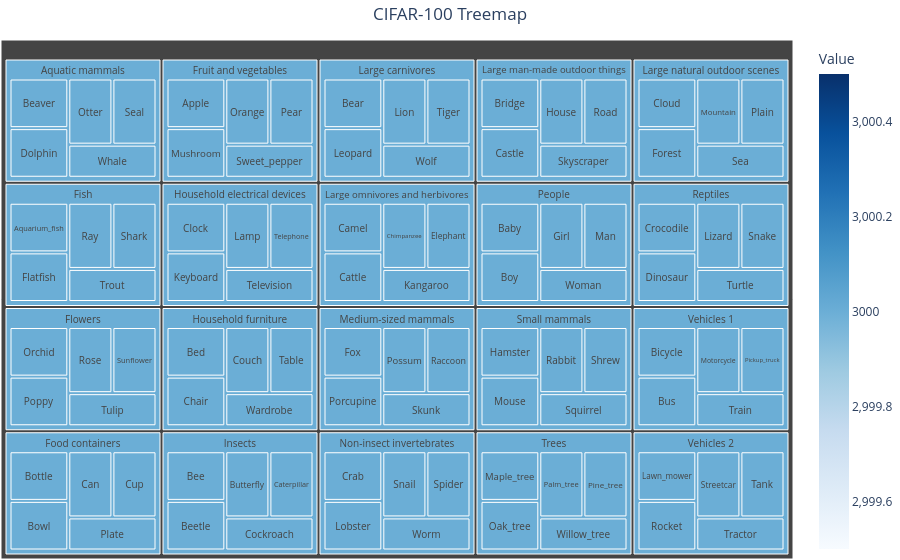

The cell this chart's notebook holds for it:
### Markdown cell above
<a id="section-2"></a>
### **Section 2: Visualizing CIFAR-100 Classes and Subclasses (3 points)**

In this section, you will implement a function to visualize the CIFAR-100 dataset, including **all** superclasses and their corresponding subclasses. Your implementation should provide a clear and organized overview of the dataset's diversity.

You add the figure(s) to appendix of your report and refer to it in the main text.

### Code cell
def visualize_treemap(superclasses, train_set, test_set):
    # Create a mapping from class index to superclass
    superclass_to_indices = {
        superclass: [classes.index(subclass) for subclass in subclasses]
        for superclass, subclasses in superclasses.items()
    }

    # Count the number of samples in each superclass
    train_superclass_counts = defaultdict(int)
    test_superclass_counts = defaultdict(int)

    # Count samples in the training set
    for _, label in train_set:
        for superclass, indices in superclass_to_indices.items():
            if label in indices:
                train_superclass_counts[superclass] += 1
                break

    # Count samples in the test set
    for _, label in test_set:
        for superclass, indices in superclass_to_indices.items():
            if label in indices:
                test_superclass_counts[superclass] += 1
                break

    # Prepare data for the treemap
    data = {
        'Superclass': [],
        'Subclass': [],
        'Value': [],  # Add a value column for size
        'Test Count': [],  # Add a column for test count
        'Train Count': [],  # Add a column for train count
    }

    for superclass, subclasses in superclasses.items():
        total_count = train_superclass_counts[superclass] + test_superclass_counts[superclass]
        for subclass in subclasses:
            data['Superclass'].append(superclass.capitalize())
            data['Subclass'].append(subclass.capitalize())
            data['Value'].append(total_count)  # Assign the total count as the value for each subclass
            data['Test Count'].append(test_superclass_counts[superclass])
            data['Train Count'].append(train_superclass_counts[superclass])

    # Create a DataFrame
    df = pd.DataFrame(data)

    # Create a treemap
    fig = px.treemap(df,
                     path=['Superclass', 'Subclass'],  # Define the hierarchy
                     values='Value',  # Use 'Value' for size
                     title='CIFAR-100 Treemap',
                     color='Value',  # Use 'Value' for color coding
                     color_continuous_scale='Blues',  # Change color scale if desired
                     hover_data=['Train Count', 'Test Count'],
                     )  # Add test and train counts to hover data

    # Update the layout
    fig.update_layout(margin=dict(t=40, l=1, r=1, b=1))

    # Center the title
    fig.update_layout(title_x=0.5)

    # Increase the size of the map
    fig.update_traces(textposition='middle center', textfont_size=10)

    # Show the treemap
    fig.show()

# Call the function to visualize the dataset structure
visualize_treemap(superclasses, train_set, test_set)

### Figure 1 — Plotly figure (JSON) as saved in the notebook; plotly's stock layout.template omitted (floating-point values rounded to 4 significant figures; data arrays with more than 128 entries replaced by an {"elided": "..."} marker saying what was removed)
{"data": [{"branchvalues": "total", "customdata": {"elided": "120x3 int values"}, "domain": {"x": [0, 1], "y": [0, 1]}, "hovertemplate": "labels=%{label}<br>Value_sum=%{value}<br>parent=%{parent}<br>id=%{id}<br>Train Count=%{customdata[0]}<br>Test Count=%{customdata[1]}<br>Value=%{color}<extra></extra>", "ids": ["Fruit and vegetables/Apple", "Fish/Aquarium_fish", "People/Baby", "Large carnivores/Bear", "Aquatic mammals/Beaver", "Household furniture/Bed", "Insects/Bee", "Insects/Beetle", "Vehicles 1/Bicycle", "Food containers/Bottle", "Food containers/Bowl", "People/Boy", "Large man-made outdoor things/Bridge", "Vehicles 1/Bus", "Insects/Butterfly", "Large omnivores and herbivores/Camel", "Food containers/Can", "Large man-made outdoor things/Castle", "Insects/Caterpillar", "Large omnivores and herbivores/Cattle", "Household furniture/Chair", "Large omnivores and herbivores/Chimpanzee", "Household electrical devices/Clock", "Large natural outdoor scenes/Cloud", "Insects/Cockroach", "Household furniture/Couch", "Non-insect invertebrates/Crab", "Reptiles/Crocodile", "Food containers/Cup", "Reptiles/Dinosaur", "Aquatic mammals/Dolphin", "Large omnivores and herbivores/Elephant", "Fish/Flatfish", "Large natural outdoor scenes/Forest", "Medium-sized mammals/Fox", "People/Girl", "Small mammals/Hamster", "Large man-made outdoor things/House", "Large omnivores and herbivores/Kangaroo", "Household electrical devices/Keyboard", "Household electrical devices/Lamp", "Vehicles 2/Lawn_mower", "Large carnivores/Leopard", "Large carnivores/Lion", "Reptiles/Lizard", "Non-insect invertebrates/Lobster", "People/Man", "Trees/Maple_tree", "Vehicles 1/Motorcycle", "Large natural outdoor scenes/Mountain", "Small mammals/Mouse", "Fruit and vegetables/Mushroom", "Trees/Oak_tree", "Fruit and vegetables/Orange", "Flowers/Orchid", "Aquatic mammals/Otter", "Trees/Palm_tree", "Fruit and vegetables/Pear", "Vehicles 1/Pickup_truck", "Trees/Pine_tree", "Large natural outdoor scenes/Plain", "Food containers/Plate", "Flowers/Poppy", "Medium-sized mammals/Porcupine", "Medium-sized mammals/Possum", "Small mammals/Rabbit", "Medium-sized mammals/Raccoon", "Fish/Ray", "Large man-made outdoor things/Road", "Vehicles 2/Rocket", "Flowers/Rose", "Large natural outdoor scenes/Sea", "Aquatic mammals/Seal", "Fish/Shark", "Small mammals/Shrew", "Medium-sized mammals/Skunk", "Large man-made outdoor things/Skyscraper", "Non-insect invertebrates/Snail", "Reptiles/Snake", "Non-insect invertebrates/Spider", "Small mammals/Squirrel", "Vehicles 2/Streetcar", "Flowers/Sunflower", "Fruit and vegetables/Sweet_pepper", "Household furniture/Table", "Vehicles 2/Tank", "Household electrical devices/Telephone", "Household electrical devices/Television", "Large carnivores/Tiger", "Vehicles 2/Tractor", "Vehicles 1/Train", "Fish/Trout", "Flowers/Tulip", "Reptiles/Turtle", "Household furniture/Wardrobe", "Aquatic mammals/Whale", "Trees/Willow_tree", "Large carnivores/Wolf", "People/Woman", "Non-insect invertebrates/Worm", "Aquatic mammals", "Fish", "Flowers", "Food containers", "Fruit and vegetables", "Household electrical devices", "Household furniture", "Insects", "Large carnivores", "Large man-made outdoor things", "Large natural outdoor scenes", "Large omnivores and herbivores", "Medium-sized mammals", "Non-insect invertebrates", "People", "Reptiles", "Small mammals", "Trees", "Vehicles 1", "Vehicles 2"], "labels": ["Apple", "Aquarium_fish", "Baby", "Bear", "Beaver", "Bed", "Bee", "Beetle", "Bicycle", "Bottle", "Bowl", "Boy", "Bridge", "Bus", "Butterfly", "Camel", "Can", "Castle", "Caterpillar", "Cattle", "Chair", "Chimpanzee", "Clock", "Cloud", "Cockroach", "Couch", "Crab", "Crocodile", "Cup", "Dinosaur", "Dolphin", "Elephant", "Flatfish", "Forest", "Fox", "Girl", "Hamster", "House", "Kangaroo", "Keyboard", "Lamp", "Lawn_mower", "Leopard", "Lion", "Lizard", "Lobster", "Man", "Maple_tree", "Motorcycle", "Mountain", "Mouse", "Mushroom", "Oak_tree", "Orange", "Orchid", "Otter", "Palm_tree", "Pear", "Pickup_truck", "Pine_tree", "Plain", "Plate", "Poppy", "Porcupine", "Possum", "Rabbit", "Raccoon", "Ray", "Road", "Rocket", "Rose", "Sea", "Seal", "Shark", "Shrew", "Skunk", "Skyscraper", "Snail", "Snake", "Spider", "Squirrel", "Streetcar", "Sunflower", "Sweet_pepper", "Table", "Tank", "Telephone", "Television", "Tiger", "Tractor", "Train", "Trout", "Tulip", "Turtle", "Wardrobe", "Whale", "Willow_tree", "Wolf", "Woman", "Worm", "Aquatic mammals", "Fish", "Flowers", "Food containers", "Fruit and vegetables", "Household electrical devices", "Household furniture", "Insects", "Large carnivores", "Large man-made outdoor things", "Large natural outdoor scenes", "Large omnivores and herbivores", "Medium-sized mammals", "Non-insect invertebrates", "People", "Reptiles", "Small mammals", "Trees", "Vehicles 1", "Vehicles 2"], "marker": {"coloraxis": "coloraxis", "colors": [3000, 3000, 3000, 3000, 3000, 3000, 3000, 3000, 3000, 3000, 3000, 3000, 3000, 3000, 3000, 3000, 3000, 3000, 3000, 3000, 3000, 3000, 3000, 3000, 3000, 3000, 3000, 3000, 3000, 3000, 3000, 3000, 3000, 3000, 3000, 3000, 3000, 3000, 3000, 3000, 3000, 3000, 3000, 3000, 3000, 3000, 3000, 3000, 3000, 3000, 3000, 3000, 3000, 3000, 3000, 3000, 3000, 3000, 3000, 3000, 3000, 3000, 3000, 3000, 3000, 3000, 3000, 3000, 3000, 3000, 3000, 3000, 3000, 3000, 3000, 3000, 3000, 3000, 3000, 3000, 3000, 3000, 3000, 3000, 3000, 3000, 3000, 3000, 3000, 3000, 3000, 3000, 3000, 3000, 3000, 3000, 3000, 3000, 3000, 3000, 3000, 3000, 3000, 3000, 3000, 3000, 3000, 3000, 3000, 3000, 3000, 3000, 3000, 3000, 3000, 3000, 3000, 3000, 3000, 3000]}, "name": "", "parents": ["Fruit and vegetables", "Fish", "People", "Large carnivores", "Aquatic mammals", "Household furniture", "Insects", "Insects", "Vehicles 1", "Food containers", "Food containers", "People", "Large man-made outdoor things", "Vehicles 1", "Insects", "Large omnivores and herbivores", "Food containers", "Large man-made outdoor things", "Insects", "Large omnivores and herbivores", "Household furniture", "Large omnivores and herbivores", "Household electrical devices", "Large natural outdoor scenes", "Insects", "Household furniture", "Non-insect invertebrates", "Reptiles", "Food containers", "Reptiles", "Aquatic mammals", "Large omnivores and herbivores", "Fish", "Large natural outdoor scenes", "Medium-sized mammals", "People", "Small mammals", "Large man-made outdoor things", "Large omnivores and herbivores", "Household electrical devices", "Household electrical devices", "Vehicles 2", "Large carnivores", "Large carnivores", "Reptiles", "Non-insect invertebrates", "People", "Trees", "Vehicles 1", "Large natural outdoor scenes", "Small mammals", "Fruit and vegetables", "Trees", "Fruit and vegetables", "Flowers", "Aquatic mammals", "Trees", "Fruit and vegetables", "Vehicles 1", "Trees", "Large natural outdoor scenes", "Food containers", "Flowers", "Medium-sized mammals", "Medium-sized mammals", "Small mammals", "Medium-sized mammals", "Fish", "Large man-made outdoor things", "Vehicles 2", "Flowers", "Large natural outdoor scenes", "Aquatic mammals", "Fish", "Small mammals", "Medium-sized mammals", "Large man-made outdoor things", "Non-insect invertebrates", "Reptiles", "Non-insect invertebrates", "Small mammals", "Vehicles 2", "Flowers", "Fruit and vegetables", "Household furniture", "Vehicles 2", "Household electrical devices", "Household electrical devices", "Large carnivores", "Vehicles 2", "Vehicles 1", "Fish", "Flowers", "Reptiles", "Household furniture", "Aquatic mammals", "Trees", "Large carnivores", "People", "Non-insect invertebrates", "", "", "", "", "", "", "", "", "", "", "", "", "", "", "", "", "", "", "", ""], "textfont": {"size": 10}, "textposition": "middle center", "type": "treemap", "values": [3000, 3000, 3000, 3000, 3000, 3000, 3000, 3000, 3000, 3000, 3000, 3000, 3000, 3000, 3000, 3000, 3000, 3000, 3000, 3000, 3000, 3000, 3000, 3000, 3000, 3000, 3000, 3000, 3000, 3000, 3000, 3000, 3000, 3000, 3000, 3000, 3000, 3000, 3000, 3000, 3000, 3000, 3000, 3000, 3000, 3000, 3000, 3000, 3000, 3000, 3000, 3000, 3000, 3000, 3000, 3000, 3000, 3000, 3000, 3000, 3000, 3000, 3000, 3000, 3000, 3000, 3000, 3000, 3000, 3000, 3000, 3000, 3000, 3000, 3000, 3000, 3000, 3000, 3000, 3000, 3000, 3000, 3000, 3000, 3000, 3000, 3000, 3000, 3000, 3000, 3000, 3000, 3000, 3000, 3000, 3000, 3000, 3000, 3000, 3000, 15000, 15000, 15000, 15000, 15000, 15000, 15000, 15000, 15000, 15000, 15000, 15000, 15000, 15000, 15000, 15000, 15000, 15000, 15000, 15000]}], "layout": {"coloraxis": {"colorbar": {"title": {"text": "Value"}}, "colorscale": [[0, "rgb(247,251,255)"], [0.125, "rgb(222,235,247)"], [0.25, "rgb(198,219,239)"], [0.375, "rgb(158,202,225)"], [0.5, "rgb(107,174,214)"], [0.625, "rgb(66,146,198)"], [0.75, "rgb(33,113,181)"], [0.875, "rgb(8,81,156)"], [1, "rgb(8,48,107)"]]}, "legend": {"tracegroupgap": 0}, "margin": {"b": 1, "l": 1, "r": 1, "t": 40}, "title": {"text": "CIFAR-100 Treemap", "x": 0.5}}}
